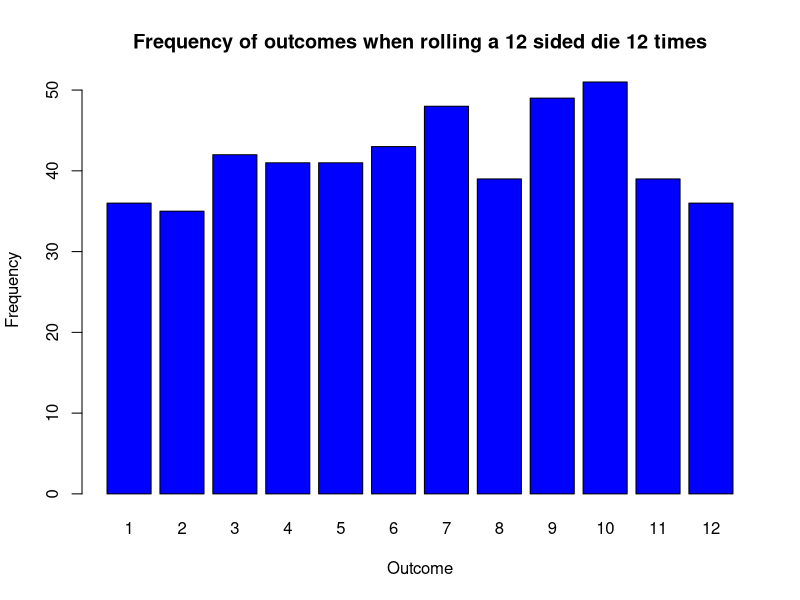
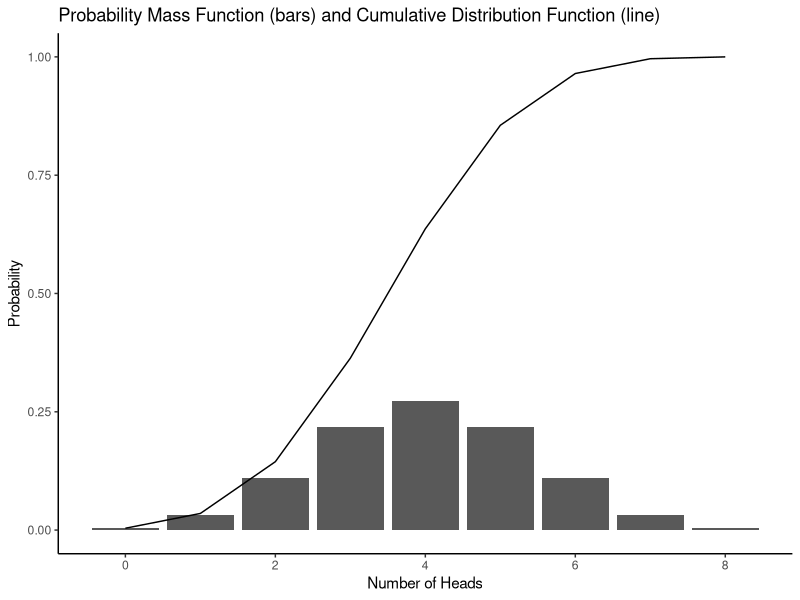
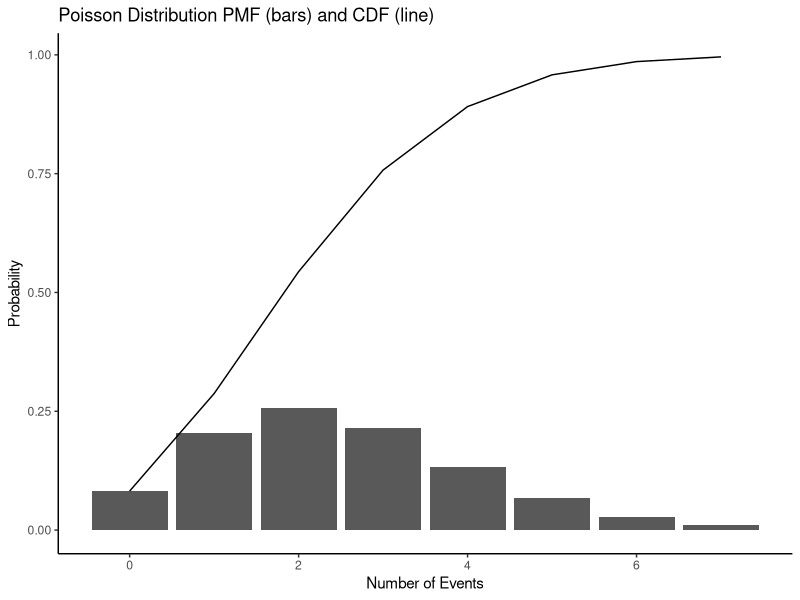
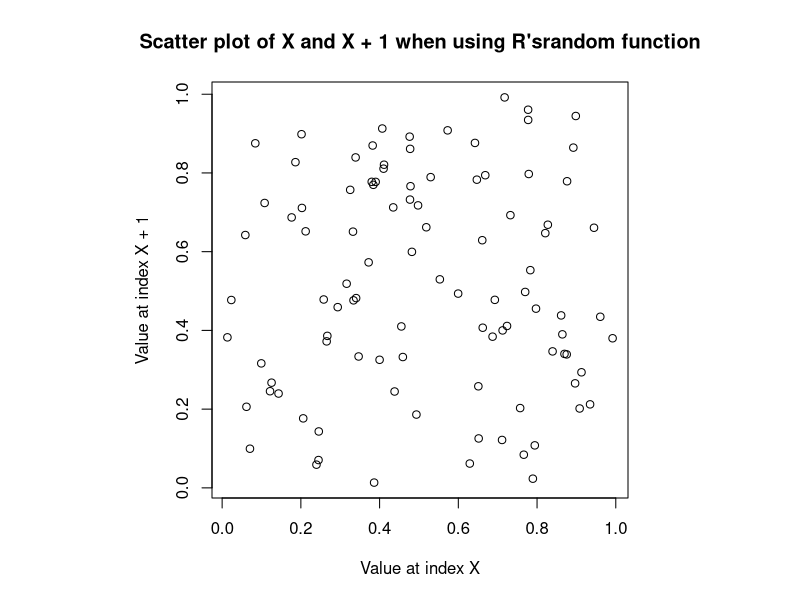
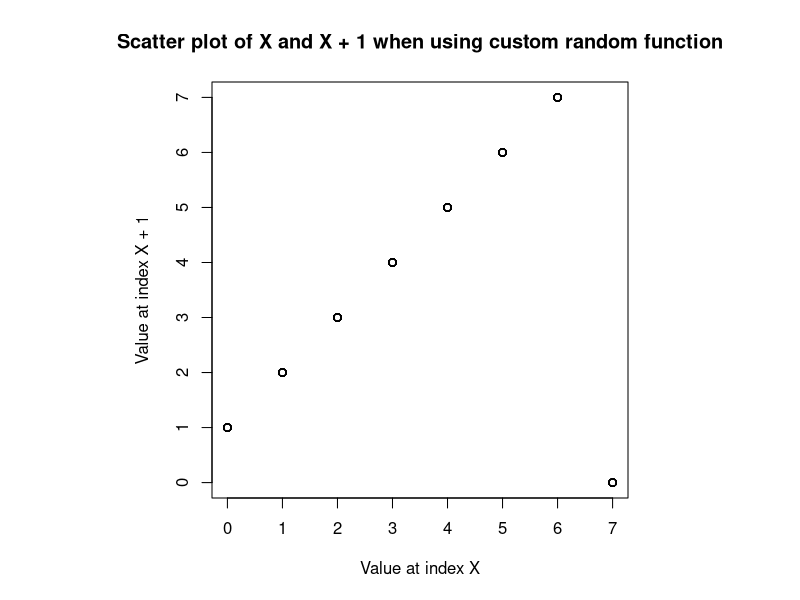
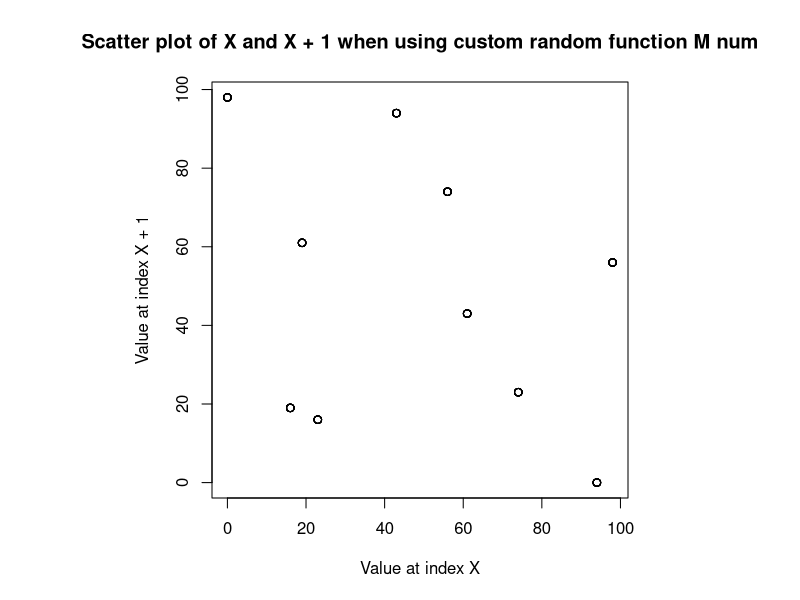
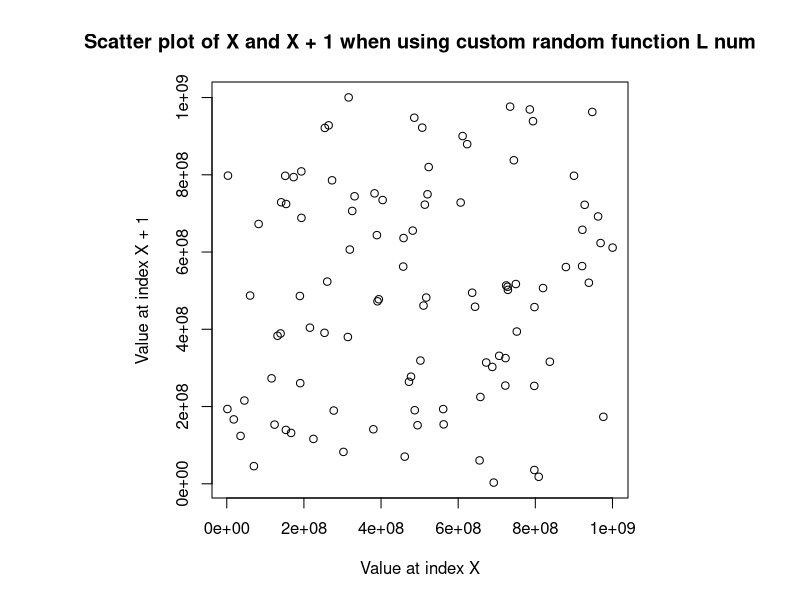
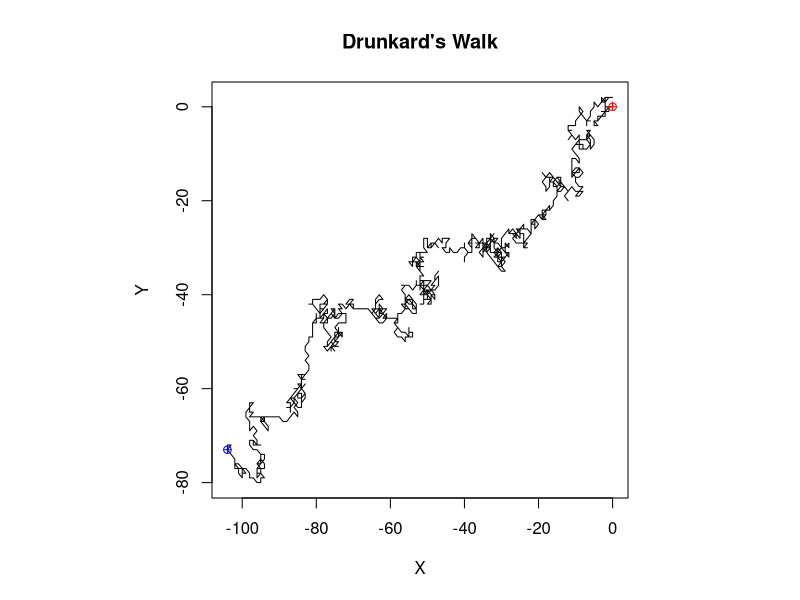

These charts were generated, in order, by the following R code:
## ---- chunk 1
# Libraries

# NOTE: if you do not have any of the below libraries installed, un-comment the line and run it
# install.packages("rmarkdown")
library(rmarkdown)

# install.packages("ggplot2")
library(ggplot2)

# usefull libraries not required for this assignment
# install.packages("patchwork")
# library(patchwork)

# install.packages("dplyr")
# library(dplyr)

# install.packages("tidyr")
# library(tidyr)

# install.packages("gapminder")
# library(gapminder)
## ---- chunk 2
simulateDiceRole <- function(n, seed) {
  set.seed(seed)
  outcome <- sample(1:12, n, replace = TRUE)
  return(outcome)
}

outcome <- simulateDiceRole(500, 123)

outcome
## ---- chunk 3
allOutcome <- table(outcome)
allOutcome

POM3 <- c(2, 3, 5, 6, 7, 9, 11, 12)

sumPrimeORm3 <- sum(allOutcome[POM3])
sumPrimeORm3

EP <- sumPrimeORm3 / 500

cat("Expected Probability", 8 / 12, "\n")
cat("Simulated Probability", EP, "\n")
## ---- chunk 4
barplot(
  allOutcome,
  main = "Frequency of outcomes when rolling a 12 sided die 12 times",
  xlab = "Outcome",
  ylab = "Frequency",
  col = "blue",
)
## ---- chunk 5
pminFourHead <- 1 - pbinom(3, size = 8, prob = 0.6)
pminFourHead
## ---- chunk 6
# this question did not specify the p value so I'm going to assume it's 0.5 otherwise its the same as q1
# aren't a and b asking the same thing?
pminFourHead <- 1 - pbinom(3, size = 8, prob = 0.5)
pminFourHead
## ---- chunk 7
index <- 0:8

pmf <- dbinom(index, size = 8, prob = 0.5)
cdf <- pbinom(index, size = 8, prob = 0.5)

df <- data.frame(index, pmf, cdf)

ggplot(df, aes(x = index, y = pmf)) +
  geom_bar(stat = "identity") +
  geom_line(aes(y = cdf)) +
  labs(title = "Probability Mass Function (bars) and Cumulative Distribution Function (line)", x = "Number of Heads", y = "Probability") +
  theme_classic()
## ---- chunk 8
POE3E <- dpois(3, 2.5)
POE3E
## ---- chunk 9
POE3EOF <- ppois(3, 2.5)
POE3EOF
## ---- chunk 10
events <- 0:qpois(0.99, 2.5)

pmf <- dpois(events, 2.5)
cdf <- ppois(events, 2.5)

data <- data.frame(events, pmf, cdf)

# Plot PMF and CDF on the same graph
ggplot(data, aes(x = events, y = pmf)) +
  geom_bar(stat = "identity") +
  geom_line(aes(y = cdf)) +
  labs(title = "Poisson Distribution PMF (bars) and CDF (line)", x = "Number of Events", y = "Probability") +
  theme_classic()
## ---- chunk 11
lc <- function(n, seed, m, a, c) {
  arr <- numeric(n + 1)
  
  arr[1] <- seed
  for (i in 2:(n + 1)) {
    arr[i] <- (m * arr[i - 1] + a) %% c
  }
  return(arr[-1])
}
print("output based on the description and a random seed: ")
lc(10, 7, 8, 5, 1)
print("Using m = 1, a = 7 and c = 10 and a seed of 7 (based on lecture video #14")
print("Expected output (based on lecture 14) 4, 1, 8, 5, 2, 9, 6, 3, 0, 7")
print("my my function")
lc(10, 7, 1, 7, 10)
## ---- chunk 12
set.seed(0)
arr <- runif(100)

par(pty = "s")
plot(arr[-100],
     arr[-1],
     main = "Scatter plot of X and X + 1 when using R'srandom function",
     xlab = "Value at index X",
     ylab = "Value at index X + 1")
## ---- chunk 13
arr <- lc(100, 0, 81, 1, 8)

par(pty = "s")
plot(arr[-100],
     arr[-1],
     main = "Scatter plot of X and X + 1 when using custom random function",
     xlab = "Value at index X",
     ylab = "Value at index X + 1")
## ---- chunk 14
arr1 <- lc(100, 0, 1024, 401, 101)
arr2 <- lc(100, 0, 2 ** 32, 1664525, 1013904223)

par(pty = "s")
plot(arr1[-100],
     arr1[-1],
     main = "Scatter plot of X and X + 1 when using custom random function M num",
     xlab = "Value at index X",
     ylab = "Value at index X + 1")

plot(arr2[-100],
     arr2[-1],
     main = "Scatter plot of X and X + 1 when using custom random function L num",
     xlab = "Value at index X",
     ylab = "Value at index X + 1")
## ---- chunk 15
probabilities <- c(0.1, 0.15, 0.15, 0.2, 0.1, 0.1, 0.1, 0.1)
probabilities
## ---- chunk 16
simulate_step <- function(probabilities) {
  directions <- list(c(0, 1),
                     c(0, -1),
                     c(1, 0),
                     c(-1, 0),
                     c(1, 1),
                     c(1, -1),
                     c(-1, -1),
                     c(-1, 1))
  
  returnI <- sample(1:8, size = 1, prob = probabilities)
  
  return(directions[[returnI]])
}

set.seed(7)
testStep <- simulate_step(probabilities)
testStep
## ---- chunk 17
set.seed(7)
positions <- matrix(0, nrow = 1001, ncol = 2)
for (i in 1:1000) {
  positions[i + 1, ] <- positions[i, ] + simulate_step(probabilities)
}

head(positions)
## ---- chunk 18
plot(
  positions[, 1],
  positions[, 2],
  type = "l",
  col = "black",
  main = "Drunkard's Walk",
  xlab = "X",
  ylab = "Y"
)
points(positions[1, 1], positions[1, 2], col = "red", pch = 10)
points(positions[1001, 1], positions[1001, 2], col = "blue", pch = 10)
